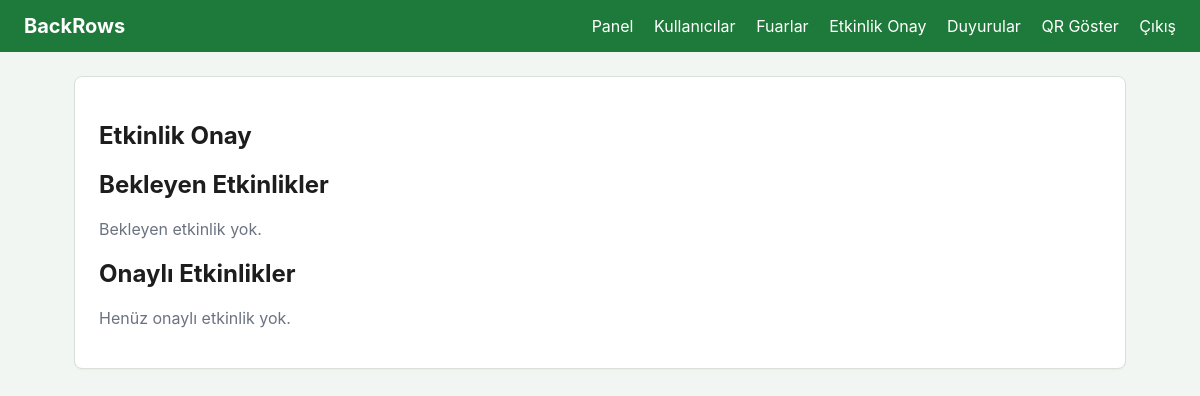
The app's page /admin/events (signed in), older data.
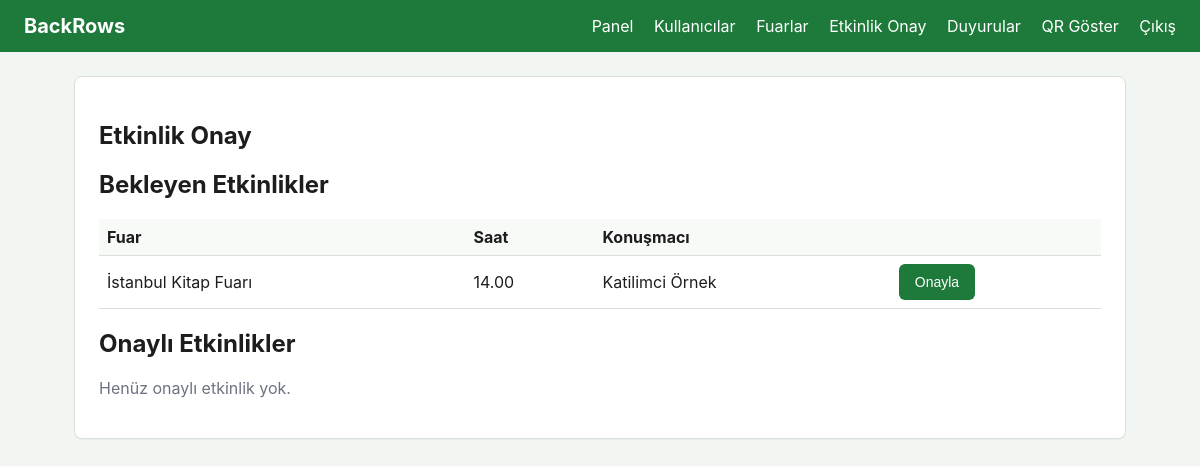
The same page, newer data.
### tables this page shows
CREATE TABLE etkinlikler (
    id          INTEGER PRIMARY KEY AUTOINCREMENT,
    fuar_id     INTEGER NOT NULL REFERENCES fuarlar(id) ON DELETE CASCADE,
    saat        TEXT NOT NULL,
    konusmaci   TEXT NOT NULL,
    status      TEXT NOT NULL DEFAULT 'onayli' CHECK(status IN ('onayli','bekliyor')),
    UNIQUE(fuar_id, saat)
);

CREATE TABLE fuarlar (
    id      INTEGER PRIMARY KEY AUTOINCREMENT,
    ad      TEXT NOT NULL,
    tarih   TEXT NOT NULL
);

### app/routers/admin.py (the view)
@router.get("/events")
async def events_page(request: Request):
    bekleyen = list_etkinlikler(status="bekliyor")
    onayli = list_etkinlikler(status="onayli")
    return templates.TemplateResponse(
        request,
        "admin/events_approval.html",
        {"bekleyen": bekleyen, "onayli": onayli},
    )

### templates/admin/events_approval.html (shortened to what this page needs)
{% extends "base.html" %}
{% block nav %}{% include "admin/_nav.html" %}{% endblock %}
{% block content %}
<section class="card">
    <h1>Etkinlik Onay</h1>
    <h2>Bekleyen Etkinlikler</h2>
    {% if bekleyen %}
    <table>
        <thead><tr><th>Fuar</th><th>Saat</th><th>Konuşmacı</th><th></th></tr></thead>
        <tbody>
        {% for e in bekleyen %}
            <tr>
                <td>{{ e["fuar_adi"] }}</td>
                <td>{{ e["saat"] }}</td>
                <td>{{ e["konusmaci"] }}</td>
                <td>
                    <form method="post" action="/admin/events/{{ e['id'] }}/approve">
                        <button type="submit">Onayla</button>
                    </form>
                </td>
            </tr>
        {% endfor %}
        </tbody>
    </table>
    {% else %}
    <p class="muted">Bekleyen etkinlik yok.</p>
    {% endif %}
    <h2>Onaylı Etkinlikler</h2>
    {% if onayli %}
    <table>
        <thead><tr><th>Fuar</th><th>Saat</th><th>Konuşmacı</th></tr></thead>
        <tbody>
        {% for e in onayli %}
            <tr><td>{{ e["fuar_adi"] }}</td><td>{{ e["saat"] }}</td><td>{{ e["konusmaci"] }}</td></tr>
        {% endfor %}
        </tbody>
    </table>
    {% else %}
    <p class="muted">Henüz onaylı etkinlik yok.</p>
    {% endif %}
</section>
{% endblock %}

Row changes from the older to the newer data that the page shows:
added etkinlikler: fuar_adi "İstanbul Kitap Fuarı", saat "14.00", konusmaci "Katilimci Örnek"
Text that changed along with them:
text no longer shown: "Bekleyen etkinlik yok."
text now shown: "Fuar Saat Konuşmacı"
